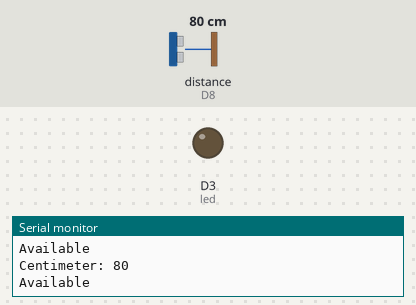
Recording of a sketch running on a simulated ESP8266 (NodeMCU). Shown: output pins drawn as LEDs (lit = HIGH), the last lines printed to the serial monitor. Wiring (inferred from the names in the program): ultrasonic range finder: trigger D7; echo D8. The inputs (shaded band) are chosen by the test bench; at power-on: distance to the obstacle (sensor on D8) 80 cm. The echo pulse lasts 58.3 µs per cm; WiFi joins after 1.5 s; servers stay silent unless stated; uploads are accepted with an empty reply; pins used as bus, display or sensor lines are not drawn.

Above: at 3.7 s.
3.8 s: distance to the obstacle (sensor on D8) set to 7 cm
6.7 s: distance to the obstacle (sensor on D8) set to 4 cm
At 7.0 s:
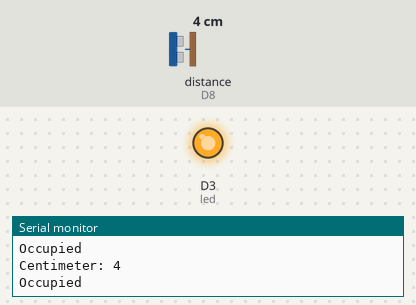
8.2 s: distance to the obstacle (sensor on D8) set to 9 cm
At 9.0 s:
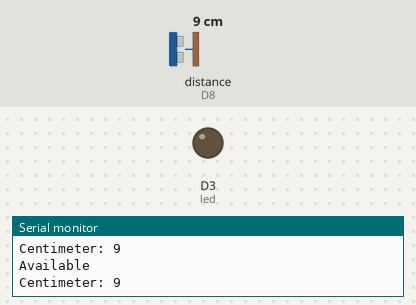
Timing chart, 0 to 11.2 s (numbered marks = the images above; inputs shaded):
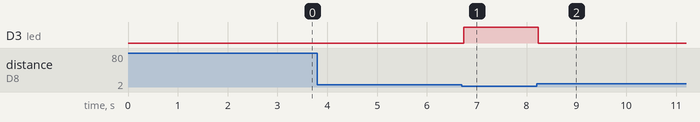

The sketch:

sensor.ino
```cpp
#include <ESP8266WiFi.h>
#include <ESP8266HTTPClient.h>
#include <WiFiClient.h>

#define WIFI_SSID "Mela"                                             // input your home or public wifi name
#define WIFI_PASSWORD "25232333"                                    //password for Wifi

int TRIG = D7;                  //ultrasonic trig  pin
int ECHO = D8;                // ultrasonic echo pin
int led = D3;                 // spot occupancy signal
long duration, distance, occupied;

String serverName = "http://192.168.1.43:8000";
unsigned long lastTime = 0;
unsigned long timerDelay = 5000;

void setup() {
  delay(1000);
  Serial.begin (9600);     // serial debugging
  Serial.print("hi");

  pinMode(TRIG, OUTPUT);      // trig pin as output
  pinMode(ECHO, INPUT);         // echo pin as input
  pinMode(led, OUTPUT);         // spot indicationy

  WiFi.begin(WIFI_SSID, WIFI_PASSWORD);                                     //try to connect with wifi

  Serial.print("Connecting to ");
  Serial.print(WIFI_SSID);                          // display ssid
  while (WiFi.status() != WL_CONNECTED) {
    Serial.print(".");                          // if not connected print this
    delay(500);
  }
  Serial.println();
  Serial.print("Connected to ");
  Serial.println(WIFI_SSID);
  Serial.print("IP Address is : ");
  Serial.println(WiFi.localIP());                                            //print local IP address
  Serial.println(F("Connected!"));
}
void loop() {

  digitalWrite(TRIG, LOW);         // make trig pin low
  delayMicroseconds(2);
  digitalWrite(TRIG, HIGH);        // make trig pin high
  delayMicroseconds(10);
  digitalWrite(TRIG, LOW);
  duration = pulseIn(ECHO, HIGH);
  distance = (duration / 2) / 29.1;      // take distance in cm
  Serial.print("Centimeter: ");
  Serial.println(distance);
  if (distance < 6) {                      //if distance is less than 6cm then on led
    Serial.println("Occupied ");
    occupied = 1;
    digitalWrite(led, HIGH);
  }
  if (distance > 6) {                        //if distance is greater than 6cm then off led
    Serial.println("Available ");
    occupied = 0;
    digitalWrite(led, LOW);
  }

  if ((millis() - lastTime) > timerDelay) {
    Serial.println("inside if");
    //Check WiFi connection status
    if (WiFi.status() == WL_CONNECTED) {
      WiFiClient client;
      HTTPClient http;

      String serverPath = serverName + "/update-spot";

      // Your Domain name with URL path or IP address with path
      http.begin(client, serverPath.c_str());

      String httpPayload = String("{\"id\":1,\"occupied\":" + String(occupied) + "}");

      // Send HTTP GET request
      http.addHeader("Content-Type", "application/json");
      int httpResponseCode = http.POST(httpPayload);

      if (httpResponseCode > 0) {
        Serial.print("HTTP Response code: ");
        Serial.println(httpResponseCode);
        String payload = http.getString();
        Serial.println(payload);
      }
      else {
        Serial.print("Error code: ");
        Serial.println(httpResponseCode);
      }
      // Free resources
      http.end();
    }
    else {
      Serial.println("WiFi Disconnected");
    }
    lastTime = millis();
  }
}
```

Measured:
- the behaviour switches between 6 and 5 cm on distance to the obstacle (sensor on D8) (found by bisection; images 0 and 1)
- after the input at 6.7 s, D3 (led): LOW → HIGH at once
- after the input at 8.2 s, D3 (led): HIGH → LOW at once
